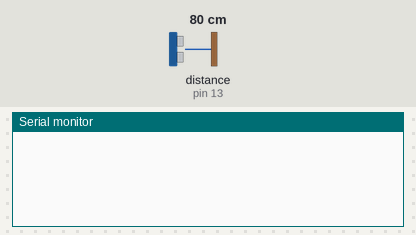
This sketch was run on a simulated Arduino Uno, built with avr-gcc and run on an emulated ATmega328P. Shown: the last lines printed to the serial monitor. Wiring (inferred from the names in the program): ultrasonic range finder: trigger pin 10; echo pin 13. The inputs (shaded band) are chosen by the test bench; at power-on: distance to the obstacle (sensor on pin 13) 80 cm. The echo pulse lasts 58.3 µs per cm.

Above: at 1.2 s.
1.3 s: distance to the obstacle (sensor on pin 13) set to 2 cm
At 2.5 s:
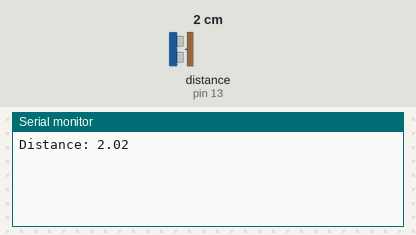
2.8 s: distance to the obstacle (sensor on pin 13) set to 4 cm
At 3.9 s:
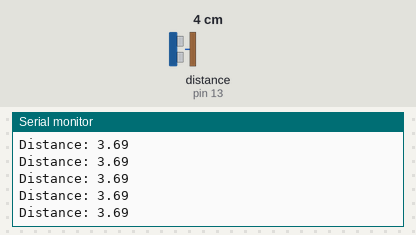
Timing chart, 0 to 5.8 s (numbered marks = the images above; inputs shaded):
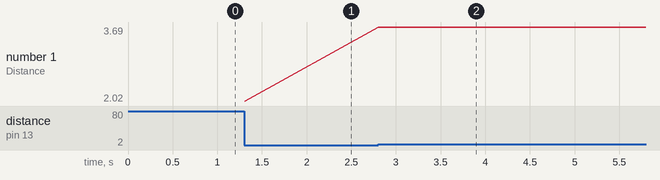

The sketch:

ultrasonic_sensor.ino
```cpp
#define trigPin 10
#define echoPin 13

float duration, distance;

void setup() {
  Serial.begin(9600);
  pinMode(trigPin, OUTPUT);
  pinMode(echoPin, INPUT);
}

void loop() {

  // Write a pulse to the HC-SR04 Trigger Pin

  digitalWrite(trigPin, LOW);
  delayMicroseconds(2);
  digitalWrite(trigPin, HIGH);
  delayMicroseconds(10);
  digitalWrite(trigPin, LOW);

  // Measure the response from the HC-SR04 Echo Pin

  duration = pulseIn(echoPin, HIGH);

  // Determine distance from duration
  // Use 343 metres per second as speed of sound

  distance = (duration / 2) * 0.0343;

  // Send results to Serial Monitor

  if (distance >= 50 || distance <= 2) {
    //  Serial.println("Out of range");
  }
  else {
    Serial.println("Distance: " + String(distance));
  }
}
```

Measured:
- after the input at 1.3 s, the serial monitor: prints a new line at once (image 1)
- after the input at 2.8 s, the serial monitor: prints a new line at once (image 2)
- plotted number 1: 2.02 → 3 after the input at 2.8 s
